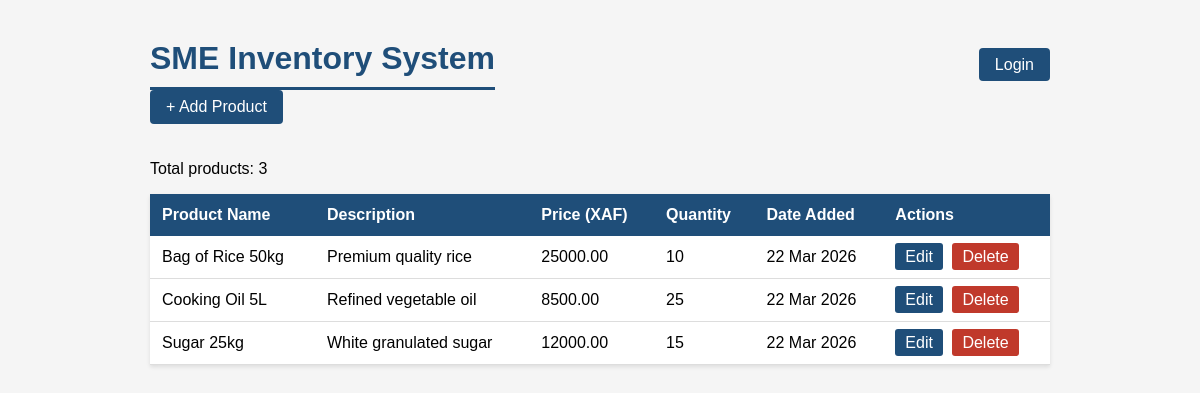
/, run on an earlier commit of the app's database.
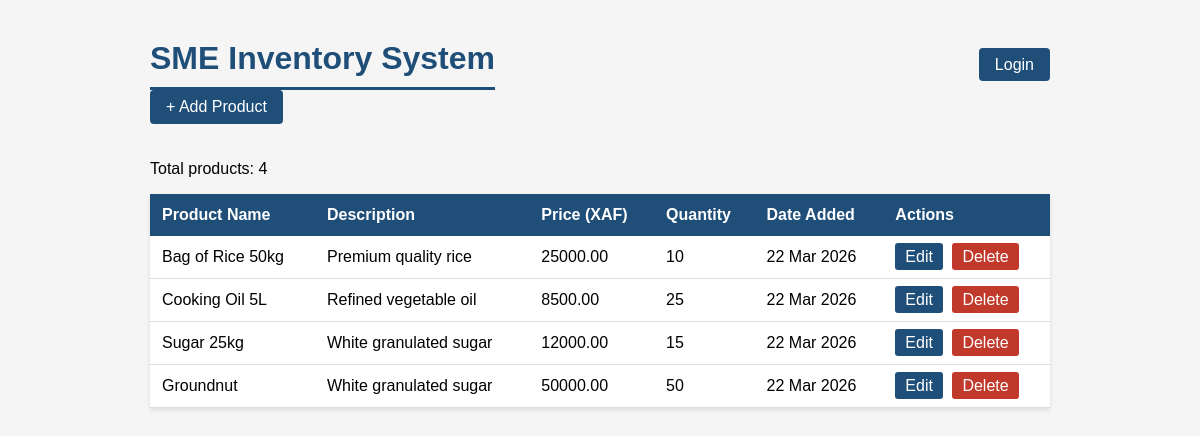
And on a later commit of the database.
### inventory/models.py (models this page shows, shortened)
class Product(models.Model):
    name = models.CharField(max_length=200)
    description = models.TextField(blank=True)
    price = models.DecimalField(max_digits=10, decimal_places=2)
    quantity = models.IntegerField(default=0)
    date_added = models.DateTimeField(auto_now_add=True)

### inventory/views.py (the view)
# urls.py: path('', views.home, name='home'),
def home(request):
    products = Product.objects.all()
    return render(request, 'inventory/product_list.html', {'products': products})

### inventory/templates/inventory/product_list.html (shortened to what this page needs)
<!DOCTYPE html>
<html lang="en">
<head>
</head>
<body>
    <div style="display:flex;justify-content:space-between;align-items:center;">
    <h1 style="margin:0;">SME Inventory System</h1>
    <div>
        {% if user.is_authenticated %}
            <span style="margin-right:15px;color:#555;">👤 {{ user.username }}</span>
             <form method="POST" action="/accounts/logout/" style="display:inline;">
                 {% csrf_token %}
                   <button type="submit" style="background-color:#c0392b;color:white;padding:8px 16px;border-radius:4px;border:none;cursor:pointer;">Logout</button>
             </form>
        {% else %}
            <a href="/accounts/login/" style="background-color:#1F4E79;color:white;padding:8px 16px;border-radius:4px;text-decoration:none;">Login</a>
        {% endif %}
    </div>
</div>
         <a href="/add/" style="background-color:#1F4E79;color:white;padding:8px 16px;border-radius:4px;text-decoration:none;display:inline-block;margin-bottom:20px;">+ Add Product</a>
    <p>Total products: {{ products|length }}</p>
    <table>
        <thead>
            <tr>
                <th>Product Name</th>
                <th>Description</th>
                <th>Price (XAF)</th>
                <th>Quantity</th>
                <th>Date Added</th>
                <th>Actions</th>
            </tr>
        </thead>
        <tbody>
            {% for product in products %}
            <tr>
                <td>{{ product.name }}</td>
                <td>{{ product.description }}</td>
                <td>{{ product.price }}</td>
                <td>{{ product.quantity }}</td>
                <td>{{ product.date_added|date:"d M Y" }}</td>
                <td>
                    <a href="/{{ product.pk }}/edit/" style="background-color:#1F4E79;color:white;padding:5px 10px;border-radius:3px;text-decoration:none;margin-right:5px;">Edit</a>
                    <a href="/{{ product.pk }}/delete/" style="background-color:#c0392b;color:white;padding:5px 10px;border-radius:3px;text-decoration:none;">Delete</a>
                </td>
            </tr>
            {% empty %}
            <tr>
                <td colspan="5">No products found.</td>
            </tr>
            {% endfor %}
        </tbody>
    </table>
</body>
</html>

What changed in the data, as far as the page shows it:
added Product: name "Groundnut", description "White granulated sugar", price "50000.00", quantity "50", date_added "22 Mar 2026"
Also different on the page:
{{ products|length }}: "3" → "4"
